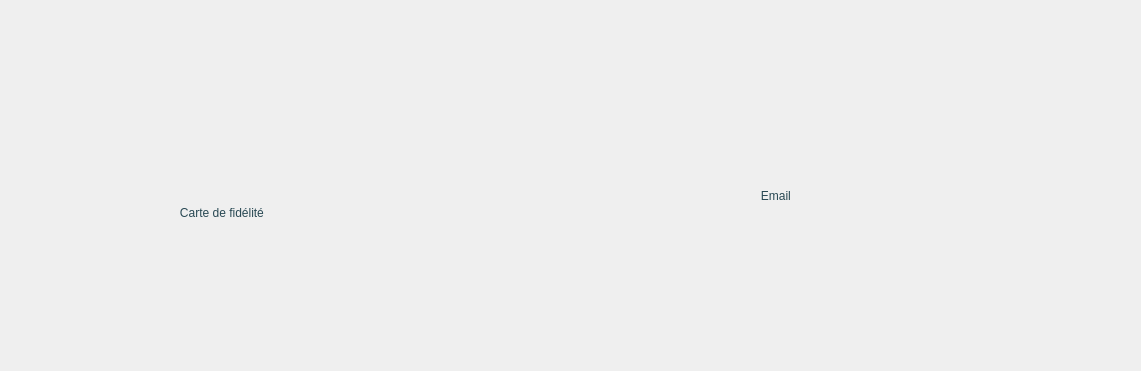
     <widget class="QWidget" name="page_10">
      <widget class="QWidget" name="layoutWidget">
       <property name="geometry">
        <rect>
         <x>150</x>
         <y>50</y>
         <width>400</width>
         <height>304</height>
        </rect>
       </property>
       <layout class="QVBoxLayout" name="verticalLayout">
        <item>
         <widget class="QPushButton" name="pushButton_12">
          <property name="styleSheet">
           <string notr="true">border: 1px solid rgb(0,0,0,0);</string>
          </property>
          <property name="text">
           <string/>
          </property>
          <property name="icon">
           <iconset>
            <normaloff>../Users/haouas/Downloads/carte-de-debit (1).png</normaloff>../Users/haouas/Downloads/carte-de-debit (1).png</iconset>
          </property>
          <property name="iconSize">
           <size>
            <width>300</width>
            <height>250</height>
           </size>
          </property>
         </widget>
        </item>
        <item>
         <widget class="QLabel" name="label_17">
          <property name="styleSheet">
           <string notr="true">font: 700 20pt &quot;Segoe UI&quot;;
color: rgb(40, 72, 83);
text-align: centre;
</string>
          </property>
          <property name="text">
           <string>         Carte de fidélité</string>
          </property>
         </widget>
        </item>
       </layout>
      </widget>
      <widget class="QWidget" name="layoutWidget">
       <property name="geometry">
        <rect>
         <x>711</x>
         <y>51</y>
         <width>421</width>
         <height>311</height>
        </rect>
       </property>
       <layout class="QVBoxLayout" name="verticalLayout_2">
        <item>
         <widget class="QLabel" name="label_18">
          <property name="enabled">
           <bool>true</bool>
          </property>
          <property name="styleSheet">
           <string notr="true">font: 700 20pt &quot;Segoe UI&quot;;
color: rgb(40, 72, 83);
text-align: centre;
</string>
          </property>
          <property name="text">
           <string>               Email</string>
          </property>
         </widget>
        </item>
        <item>
         <widget class="QPushButton" name="pushButton_13">
          <property name="styleSheet">
           <string notr="true">border: 1px solid rgb(0,0,0,0);</string>
          </property>
          <property name="text">
           <string/>
          </property>
          <property name="icon">
           <iconset>
            <normaloff>../Users/haouas/Downloads/poster.png</normaloff>../Users/haouas/Downloads/poster.png</iconset>
          </property>
          <property name="iconSize">
           <size>
            <width>160</width>
            <height>140</height>
           </size>
          </property>
         </widget>
        </item>
       </layout>
      </widget>
     </widget>
